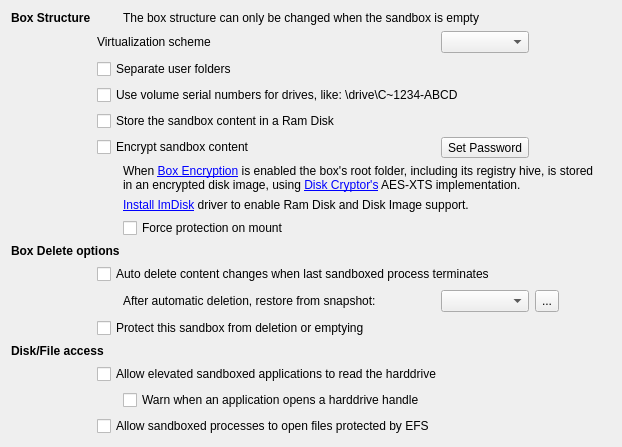
           <widget class="QWidget" name="tabFile">
            <attribute name="title">
             <string>File Options</string>
            </attribute>
            <layout class="QGridLayout" name="gridLayout_30">
             <item row="0" column="0">
              <layout class="QGridLayout" name="gridLayout_28">
               <item row="10" column="1" colspan="6">
                <widget class="QCheckBox" name="chkAutoEmpty">
                 <property name="text">
                  <string>Auto delete content changes when last sandboxed process terminates</string>
                 </property>
                </widget>
               </item>
               <item row="11" column="2">
                <widget class="QLabel" name="lblAutoDeleteSnapshot">
                 <property name="text">
                  <string>After automatic deletion, restore from snapshot:</string>
                 </property>
                 <property name="buddy">
                  <cstring>cmbAutoDeleteSnapshot</cstring>
                 </property>
                </widget>
               </item>
               <item row="11" column="3">
                <widget class="QComboBox" name="cmbAutoDeleteSnapshot"/>
               </item>
               <item row="11" column="4">
                <widget class="QToolButton" name="btnAutoDeleteSnapshots">
                 <property name="sizePolicy">
                  <sizepolicy hsizetype="Minimum" vsizetype="Fixed">
                   <horstretch>0</horstretch>
                   <verstretch>0</verstretch>
                  </sizepolicy>
                 </property>
                 <property name="maximumSize">
                  <size>
                   <width>32</width>
                   <height>32</height>
                  </size>
                 </property>
                 <property name="toolTip">
                  <string>Open Snapshot Manager</string>
                 </property>
                 <property name="text">
                  <string>...</string>
                 </property>
                </widget>
               </item>
               <item row="11" column="5">
                <spacer name="horizontalSpacerAutoDeleteSnapshot">
                 <property name="orientation">
                  <enum>Qt::Orientation::Horizontal</enum>
                 </property>
                 <property name="sizeHint" stdset="0">
                  <size>
                   <width>40</width>
                   <height>20</height>
                  </size>
                 </property>
                </spacer>
               </item>
               <item row="0" column="0">
                <widget class="QLabel" name="lblStructure">
                 <property name="font">
                  <font>
                   <bold>true</bold>
                   <kerning>true</kerning>
                  </font>
                 </property>
                 <property name="text">
                  <string>Box Structure</string>
                 </property>
                </widget>
               </item>
               <item row="12" column="1" colspan="6">
                <widget class="QCheckBox" name="chkProtectBox">
                 <property name="toolTip">
                  <string>Partially checked means prevent box removal but not content deletion.</string>
                 </property>
                 <property name="text">
                  <string>Protect this sandbox from deletion or emptying</string>
                 </property>
                 <property name="tristate">
                  <bool>true</bool>
                 </property>
                </widget>
               </item>
               <item row="2" column="1" colspan="5">
                <widget class="QCheckBox" name="chkSeparateUserFolders">
                 <property name="text">
                  <string>Separate user folders</string>
                 </property>
                 <property name="tristate">
                  <bool>false</bool>
                 </property>
                </widget>
               </item>
               <item row="17" column="1">
                <spacer name="verticalSpacer_2">
                 <property name="orientation">
                  <enum>Qt::Orientation::Vertical</enum>
                 </property>
                 <property name="sizeHint" stdset="0">
                  <size>
                   <width>20</width>
                   <height>0</height>
                  </size>
                 </property>
                </spacer>
               </item>
               <item row="9" column="0" colspan="3">
                <widget class="QLabel" name="lblDelete">
                 <property name="font">
                  <font>
                   <bold>true</bold>
                   <kerning>true</kerning>
                  </font>
                 </property>
                 <property name="text">
                  <string>Box Delete options</string>
                 </property>
                </widget>
               </item>
               <item row="8" column="2" colspan="3">
                <widget class="QCheckBox" name="chkForceProtection">
                 <property name="text">
                  <string>Force protection on mount</string>
                 </property>
                </widget>
               </item>
               <item row="1" column="3">
                <widget class="QComboBox" name="cmbVersion"/>
               </item>
               <item row="7" column="2" colspan="4">
                <widget class="QLabel" name="lblImDisk">
                 <property name="text">
                  <string>&lt;a href=&quot;addon://ImDisk&quot;&gt;Install ImDisk&lt;/a&gt; driver to enable Ram Disk and Disk Image support.</string>
                 </property>
                </widget>
               </item>
               <item row="3" column="1" colspan="5">
                <widget class="QCheckBox" name="chkUseVolumeSerialNumbers">
                 <property name="text">
                  <string>Use volume serial numbers for drives, like: \drive\C~1234-ABCD</string>
                 </property>
                </widget>
               </item>
               <item row="1" column="1" colspan="2">
                <widget class="QLabel" name="lblScheme">
                 <property name="text">
                  <string>Virtualization scheme</string>
                 </property>
                 <property name="buddy">
                  <cstring>cmbVersion</cstring>
                 </property>
                </widget>
               </item>
               <item row="0" column="2" colspan="4">
                <widget class="QLabel" name="lblWhenEmpty">
                 <property name="text">
                  <string>The box structure can only be changed when the sandbox is empty</string>
                 </property>
                </widget>
               </item>
               <item row="5" column="3">
                <widget class="QToolButton" name="btnPassword">
                 <property name="sizePolicy">
                  <sizepolicy hsizetype="Preferred" vsizetype="Fixed">
                   <horstretch>0</horstretch>
                   <verstretch>0</verstretch>
                  </sizepolicy>
                 </property>
                 <property name="text">
                  <string>Set Password</string>
                 </property>
                </widget>
               </item>
               <item row="5" column="1" colspan="2">
                <widget class="QCheckBox" name="chkEncrypt">
                 <property name="text">
                  <string>Encrypt sandbox content</string>
                 </property>
                </widget>
               </item>
               <item row="15" column="2" colspan="5">
                <widget class="QCheckBox" name="chkRawDiskNotify">
                 <property name="text">
                  <string>Warn when an application opens a harddrive handle</string>
                 </property>
                </widget>
               </item>
               <item row="6" column="2" colspan="4">
                <widget class="QLabel" name="lblCrypto">
                 <property name="text">
                  <string>When &lt;a href=&quot;sbie://docs/boxencryption&quot;&gt;Box Encryption&lt;/a&gt; is enabled the box's root folder, including its registry hive, is stored in an encrypted disk image, using &lt;a href=&quot;https://diskcryptor.org&quot;&gt;Disk Cryptor's&lt;/a&gt; AES-XTS implementation.</string>
                 </property>
                 <property name="wordWrap">
                  <bool>true</bool>
                 </property>
                 <property name="openExternalLinks">
                  <bool>true</bool>
                 </property>
                </widget>
               </item>
               <item row="14" column="1" colspan="6">
                <widget class="QCheckBox" name="chkRawDiskRead">
                 <property name="text">
                  <string>Allow elevated sandboxed applications to read the harddrive</string>
                 </property>
                </widget>
               </item>
               <item row="13" column="0" colspan="2">
                <widget class="QLabel" name="lblRawDisk">
                 <property name="font">
                  <font>
                   <bold>true</bold>
                   <kerning>true</kerning>
                  </font>
                 </property>
                 <property name="text">
                  <string>Disk/File access</string>
                 </property>
                </widget>
               </item>
               <item row="15" column="1">
                <widget class="QLabel" name="label_37">
                 <property name="maximumSize">
                  <size>
                   <width>20</width>
                   <height>16777215</height>
                  </size>
                 </property>
                 <property name="text">
                  <string/>
                 </property>
                </widget>
               </item>
               <item row="4" column="1" colspan="4">
                <widget class="QCheckBox" name="chkRamBox">
                 <property name="text">
                  <string>Store the sandbox content in a Ram Disk</string>
                 </property>
                </widget>
               </item>
               <item row="17" column="2" colspan="5">
                <spacer name="horizontalSpacer_4">
                 <property name="orientation">
                  <enum>Qt::Orientation::Horizontal</enum>
                 </property>
                 <property name="sizeHint" stdset="0">
                  <size>
                   <width>40</width>
                   <height>0</height>
                  </size>
                 </property>
                </spacer>
               </item>
               <item row="16" column="1" colspan="2">
                <widget class="QCheckBox" name="chkAllowEfs">
                 <property name="text">
                  <string>Allow sandboxed processes to open files protected by EFS</string>
                 </property>
                </widget>
               </item>
              </layout>
             </item>
            </layout>
           </widget>
